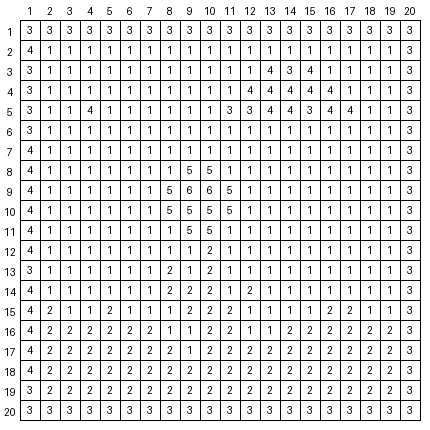
#> input picture images/coding_page.png, 430 x 430 px
$ python main.py images/coding_page.png
#> lines starting #> are read from the running program, lines starting #| are printed output that depends on the picture
"""Command-line tool for generating printable coding pages from images."""

from __future__ import annotations

import argparse
import json
from collections import defaultdict
from pathlib import Path
from typing import Any, Dict, Iterable, List, Optional, Tuple

from PIL import Image, ImageDraw, ImageFont
import webcolors


RGB = Tuple[int, int, int]


try:
    Resampling = Image.Resampling  # type: ignore[attr-defined]
except AttributeError:  # pragma: no cover - Pillow < 9.1 fallback
    Resampling = Image  # type: ignore[assignment]


CSS3_RGB: Dict[str, RGB] = {
    name: tuple(webcolors.name_to_rgb(name)) for name in webcolors.names(spec="css3")
}


def parse_args() -> argparse.Namespace:
    parser = argparse.ArgumentParser(
        description=(
            "Create a printable coding page and preview from an image. "
            "The coding page contains an empty grid with row/column indexes and a legend "
            "mapping colors to grid coordinates."
        )
    )
    parser.add_argument("image", type=Path, help="Path to the source image file")
    parser.add_argument("--width", type=int, default=20, help="Number of columns in the grid (default: 20)")
    parser.add_argument("--height", type=int, help="Number of rows in the grid (defaults to --width)")
    parser.add_argument(
        "--cell-size",
        type=int,
        default=40,
        help="Size of each cell (in pixels) for generated images (default: 40)",
    )
    parser.add_argument(
        "--output-dir",
        type=Path,
        default=Path("output"),
        help="Directory where all generated assets will be stored (default: ./output)",
    )
    parser.add_argument(
        "--page-file",
        default="coding_page.png",
        help="Filename for the printable coding page (default: coding_page.png)",
    )
    parser.add_argument(
        "--preview-file",
        default="preview.png",
        help="Filename for the filled preview image (default: preview.png)",
    )
    parser.add_argument(
        "--legend-file",
        default="legend.json",
        help="Filename for the color legend file (default: legend.json)",
    )
    parser.add_argument(
        "--max-colors",
        type=int,
        help="Limit the number of colours by quantizing the downsampled image before labelling",
    )
    parser.add_argument(
        "--numbered-page",
        action="store_true",
        help="Write the colour number inside each grid cell instead of leaving it blank",
    )
    return parser.parse_args()


def load_image(path: Path) -> Image.Image:
    if not path.exists():
        raise FileNotFoundError(f"Image not found: {path}")
    return Image.open(path).convert("RGB")


def downsample(image: Image.Image, width: int, height: int) -> List[List[RGB]]:
    resized = image.resize((width, height), Resampling.NEAREST)
    return [[resized.getpixel((col, row)) for col in range(width)] for row in range(height)]


def limit_palette(rgb_grid: List[List[RGB]], max_colors: Optional[int]) -> List[List[RGB]]:
    if not max_colors or max_colors <= 0:
        return rgb_grid

    rows = len(rgb_grid)
    cols = len(rgb_grid[0]) if rows else 0
    if rows == 0 or cols == 0:
        return rgb_grid

    unique_colors = {pixel for row in rgb_grid for pixel in row}
    if len(unique_colors) <= max_colors:
        return rgb_grid

    palette_image = Image.new("RGB", (cols, rows))
    palette_image.putdata([pixel for row in rgb_grid for pixel in row])
    quantized = palette_image.quantize(colors=max_colors, method=Image.MEDIANCUT)
    quantized_rgb = quantized.convert("RGB")
    return [[quantized_rgb.getpixel((col, row)) for col in range(cols)] for row in range(rows)]


def assign_color_numbers(legend: Dict[str, List[List[int]]]) -> Dict[str, int]:
    return {color: index for index, color in enumerate(legend.keys(), start=1)}


def nearest_css3_color(rgb: RGB) -> Tuple[str, RGB]:
    try:
        name = webcolors.rgb_to_name(rgb, spec="css3")
        return name, CSS3_RGB[name]
    except ValueError:
        pass

    # Choose the closest CSS3 color using squared Euclidean distance in RGB space.
    best_name = "black"
    best_rgb = CSS3_RGB[best_name]
    best_distance = float("inf")
    for name, candidate_rgb in CSS3_RGB.items():
        dr = candidate_rgb[0] - rgb[0]
        dg = candidate_rgb[1] - rgb[1]
        db = candidate_rgb[2] - rgb[2]
        distance = dr * dr + dg * dg + db * db
        if distance < best_distance:
            best_distance = distance
            best_name = name
            best_rgb = candidate_rgb
    return best_name, best_rgb


def build_grid_with_names(rgb_grid: List[List[RGB]]) -> Tuple[List[List[str]], List[List[RGB]]]:
    name_grid: List[List[str]] = []
    css_grid: List[List[RGB]] = []
    for row in rgb_grid:
        name_row: List[str] = []
        css_row: List[RGB] = []
        for rgb in row:
            name, css_rgb = nearest_css3_color(rgb)
            name_row.append(name)
            css_row.append(css_rgb)
        name_grid.append(name_row)
        css_grid.append(css_row)
    return name_grid, css_grid


def build_legend(name_grid: List[List[str]]) -> Dict[str, List[List[int]]]:
    legend: Dict[str, List[List[int]]] = defaultdict(list)
    for row_index, row in enumerate(name_grid, start=1):
        for col_index, name in enumerate(row, start=1):
            legend[name].append([row_index, col_index])
    for positions in legend.values():
        positions.sort()
    return dict(sorted(legend.items(), key=lambda item: (len(item[1]) * -1, item[0])))


def create_coding_page(
    name_grid: List[List[str]],
    cell_size: int,
    output_path: Path,
    *,
    numbered: bool = False,
    color_numbers: Optional[Dict[str, int]] = None,
) -> None:
    rows = len(name_grid)
    cols = len(name_grid[0]) if rows else 0
    if rows == 0 or cols == 0:
        raise ValueError("Grid is empty; nothing to draw")

    if numbered and not color_numbers:
        raise ValueError("Colour numbers are required when numbered page is requested")

    font = ImageFont.load_default()
    padding_left = cell_size
    padding_top = cell_size
    padding_right = cell_size // 2
    padding_bottom = cell_size // 2

    width = padding_left + cols * cell_size + padding_right
    height = padding_top + rows * cell_size + padding_bottom

    page = Image.new("RGB", (width, height), color="white")
    draw = ImageDraw.Draw(page)

    # Draw column numbers along the top.
    for col in range(cols):
        text = str(col + 1)
        bbox = font.getbbox(text)
        text_width = bbox[2] - bbox[0]
        x = padding_left + col * cell_size + (cell_size - text_width) / 2
        y = (padding_top - font.size) / 2
        draw.text((x, y), text, fill="black", font=font)

    # Draw row numbers along the left.
    for row in range(rows):
        text = str(row + 1)
        bbox = font.getbbox(text)
        text_height = bbox[3] - bbox[1]
        x = (padding_left - bbox[2]) / 2
        y = padding_top + row * cell_size + (cell_size - text_height) / 2
        draw.text((x, y), text, fill="black", font=font)

    # Draw the empty grid.
    for row in range(rows):
        for col in range(cols):
            x0 = padding_left + col * cell_size
            y0 = padding_top + row * cell_size
            x1 = x0 + cell_size
            y1 = y0 + cell_size
            draw.rectangle([x0, y0, x1, y1], outline="black", width=1)
            if numbered and color_numbers:
                color_name = name_grid[row][col]
                number = color_numbers[color_name]
                center_x = x0 + cell_size / 2
                center_y = y0 + cell_size / 2
                draw.text((center_x, center_y), str(number), fill="black", font=font, anchor="mm")

    output_path.parent.mkdir(parents=True, exist_ok=True)
    page.save(output_path)


def create_preview(css_grid: List[List[RGB]], cell_size: int, output_path: Path) -> None:
    rows = len(css_grid)
    cols = len(css_grid[0]) if rows else 0
    if rows == 0 or cols == 0:
        raise ValueError("Grid is empty; nothing to draw")

    preview = Image.new("RGB", (cols * cell_size, rows * cell_size), color="white")
    draw = ImageDraw.Draw(preview)
    for row in range(rows):
        for col in range(cols):
            color = css_grid[row][col]
            x0 = col * cell_size
            y0 = row * cell_size
            x1 = x0 + cell_size
            y1 = y0 + cell_size
            draw.rectangle([x0, y0, x1, y1], fill=color, outline="black")

    output_path.parent.mkdir(parents=True, exist_ok=True)
    preview.save(output_path)


def save_legend(
    legend: Dict[str, List[List[int]]],
    output_path: Path,
    *,
    color_numbers: Optional[Dict[str, int]] = None,
) -> None:
    output_path.parent.mkdir(parents=True, exist_ok=True)
    with output_path.open("w", encoding="utf-8") as fp:
        if color_numbers:
            numbered_payload = {color: color_numbers[color] for color in legend}
            payload: Dict[str, Any] = {
                "colors": legend,
                "color_numbers": numbered_payload,
            }
            json.dump(payload, fp, indent=2)
        else:
            json.dump(legend, fp, indent=2)


def summarize(legend: Dict[str, List[List[int]]]) -> Iterable[str]:
    for color_name, positions in legend.items():
        yield f"{color_name}: {len(positions)} squares"


def summarize_numbering(color_numbers: Dict[str, int]) -> Iterable[str]:
    for color_name, number in sorted(color_numbers.items(), key=lambda item: item[1]):
        yield f"{number}: {color_name}"


def main() -> None:
    args = parse_args()
    height = args.height or args.width

    source_image = load_image(args.image)
#> in load_image, returned value is the input picture: PIL image 430x430 RGB; min 0, max 255, mean 224.9
    rgb_grid = downsample(source_image, args.width, height)
#> in downsample, `resized = image.resize((width, height), Resampling.NEAREST)`:
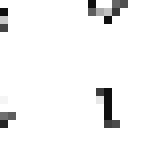
#> resized: PIL image 20x20 RGB (shown 8 times larger); min 15, max 255, mean 245.3
#> rgb_grid = 20 items
    rgb_grid = limit_palette(rgb_grid, args.max_colors)
    name_grid, css_grid = build_grid_with_names(rgb_grid)
#> the loop in build_grid_with_names, `for row in rgb_grid:` made 20 passes
#> name_grid = 20 items; css_grid = 20 items
    legend = build_legend(name_grid)
#> the loop in build_legend, `for row_index, row in enumerate(name_grid, start=1):` made 20 passes
#> legend = 8 items
    color_numbers = assign_color_numbers(legend) if args.numbered_page else None

    output_dir = args.output_dir
    output_dir.mkdir(parents=True, exist_ok=True)

    create_coding_page(
        name_grid,
        args.cell_size,
        output_dir / args.page_file,
        numbered=args.numbered_page,
        color_numbers=color_numbers,
    )
#> in create_coding_page, `rows = len(name_grid)`: rows = 20
#> in create_coding_page, `width = padding_left + cols * cell_size + padding_right`: width = 860
#> in create_coding_page, `page = Image.new("RGB", (width, height), color="white")`: page: PIL image 860x860 RGB; every value is 255
#> in create_coding_page, `page.save(output_path)`:
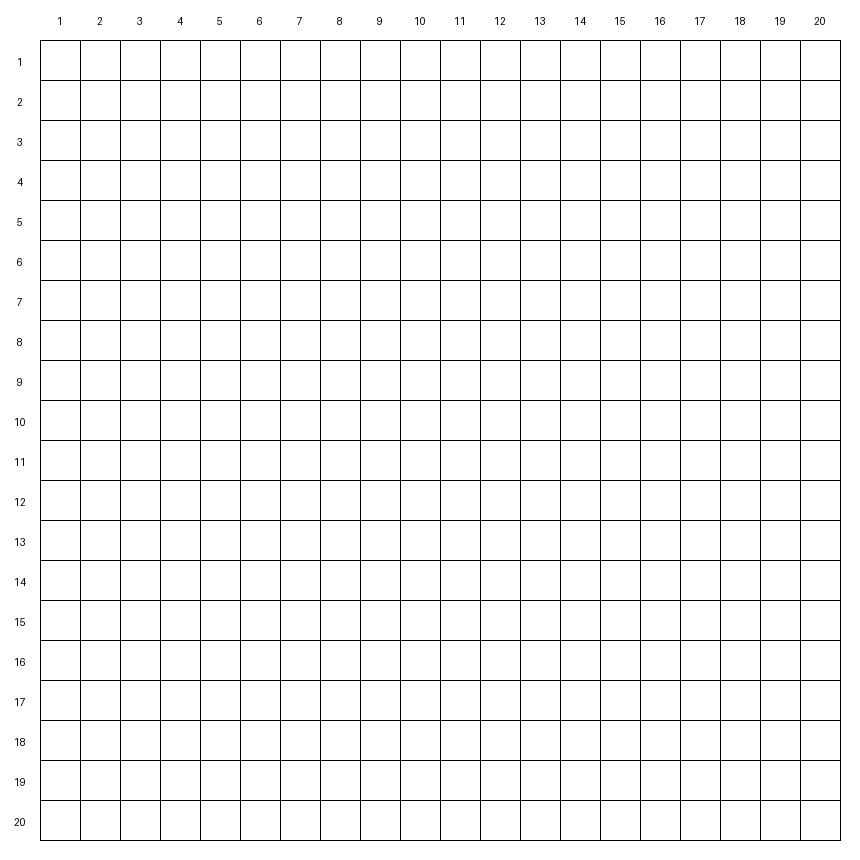
#> saved as coding_page.png: PIL image 860x860 RGB; min 0, max 255, mean 243.3
    create_preview(css_grid, args.cell_size, output_dir / args.preview_file)
#> in create_preview, `rows = len(css_grid)`: rows = 20
#> in create_preview, `preview = Image.new("RGB", (cols * cell_size, rows * cell_size), color..`: preview: PIL image 800x800 RGB; every value is 255
#> in create_preview, `preview.save(output_path)`:
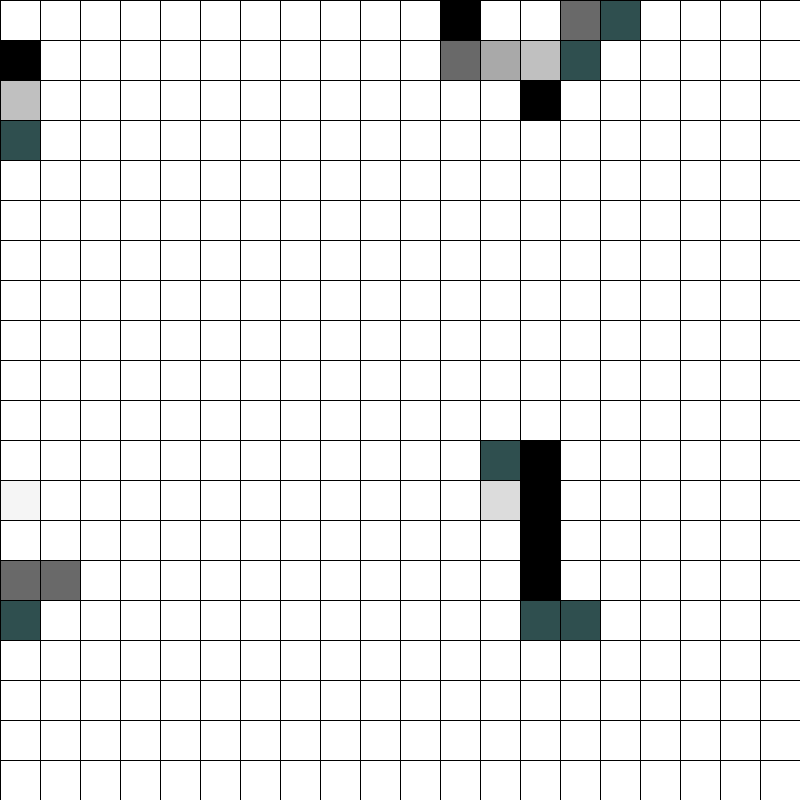
#> saved as preview.png: PIL image 800x800 RGB; mean R, G, B 232.7, 233.2, 233.2
    save_legend(legend, output_dir / args.legend_file, color_numbers=color_numbers)

    legend_summary = "\n".join(summarize(legend))
    numbering_summary = "\n".join(summarize_numbering(color_numbers)) if color_numbers else ""
    print("Generated files:")
    print(f"  Coding page : {output_dir / args.page_file}")
    print(f"  Preview     : {output_dir / args.preview_file}")
    print(f"  Legend      : {output_dir / args.legend_file}")
    if legend_summary:
        print("Legend summary:")
        print(legend_summary)
#| white: 377 squares
#| black: 7 squares
#| darkslategray: 7 squares
#| dimgray: 4 squares
#| silver: 2 squares
#| darkgray: 1 squares
#| gainsboro: 1 squares
#| whitesmoke: 1 squares
    if numbering_summary:
        print("Colour numbers:")
        print(numbering_summary)


if __name__ == "__main__":
    main()
